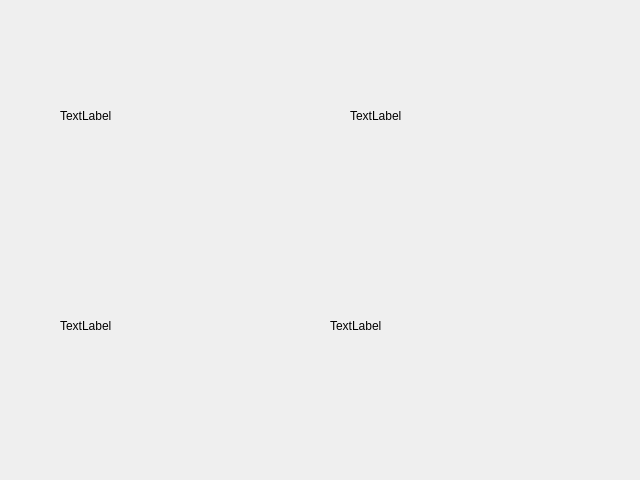
<?xml version="1.0" encoding="UTF-8"?>
<ui version="4.0">
 <class>Dialog</class>
 <widget class="QDialog" name="Dialog">
  <property name="geometry">
   <rect>
    <x>0</x>
    <y>0</y>
    <width>640</width>
    <height>480</height>
   </rect>
  </property>
  <property name="windowTitle">
   <string>Dialog</string>
  </property>
  <widget class="QLabel" name="label_img_1">
   <property name="geometry">
    <rect>
     <x>60</x>
     <y>30</y>
     <width>221</width>
     <height>171</height>
    </rect>
   </property>
   <property name="text">
    <string>TextLabel</string>
   </property>
  </widget>
  <widget class="QLabel" name="label_img_2">
   <property name="geometry">
    <rect>
     <x>350</x>
     <y>30</y>
     <width>221</width>
     <height>171</height>
    </rect>
   </property>
   <property name="text">
    <string>TextLabel</string>
   </property>
  </widget>
  <widget class="QLabel" name="label_img_3">
   <property name="geometry">
    <rect>
     <x>60</x>
     <y>240</y>
     <width>221</width>
     <height>171</height>
    </rect>
   </property>
   <property name="text">
    <string>TextLabel</string>
   </property>
  </widget>
  <widget class="QLabel" name="label_img_4">
   <property name="geometry">
    <rect>
     <x>330</x>
     <y>240</y>
     <width>221</width>
     <height>171</height>
    </rect>
   </property>
   <property name="text">
    <string>TextLabel</string>
   </property>
  </widget>
 </widget>
 <resources/>
 <connections/>
</ui>
